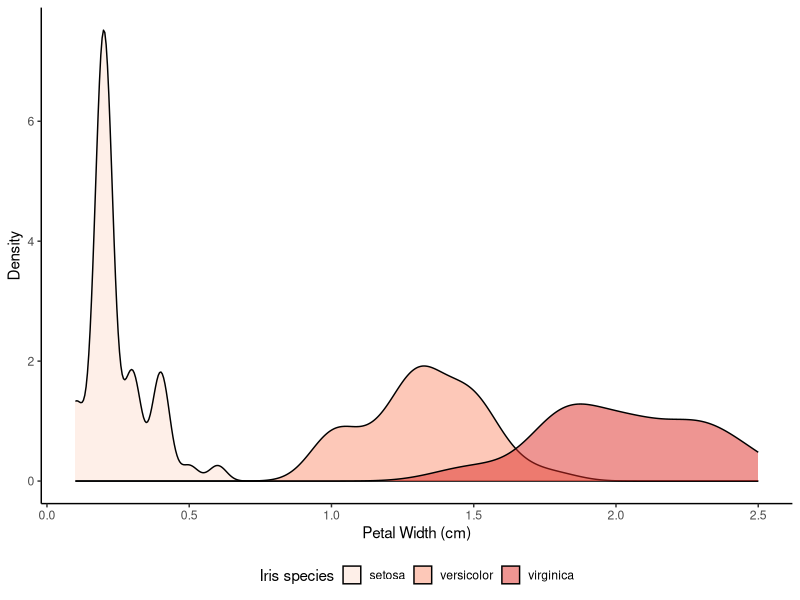

Write R code to recreate this figure.
## ---- chunk 1
knitr::opts_chunk$set(warning=FALSE, message=FALSE)
library(tidyverse)
theme_set(theme_classic())
## ---- chunk 2
# iris plot --------------------------------------------------

# Scientific question: Which species has the longest average petal width?
# Answer: Virginica has the largest average petal width, roughly at 2 cm. 

# First, make sure you explore the data interactively (but comment out or remove exploration code from script!)
# head(iris)

# Make plot and save plot to variable
ggplot(iris, aes(x = Petal.Width, fill = Species)) + 
  geom_density(alpha = 0.5) + 
  # Set fill scale and color scales
  scale_fill_brewer(palette = "Reds", name = "Iris species") +
  # label axes
  labs(x = "Petal Width (cm)", y = "Density") + 
  # spielman's visual preference: move theme to bottom
  # plot has really large legend keys, so might want to make them a ltitle smaller
  theme(legend.position = "bottom", 
         legend.key.size = unit(0.5, "cm")) -> iris_figure

# Save plot to file
ggsave("figures/iris_figure.png", width = 8, height = 4)
